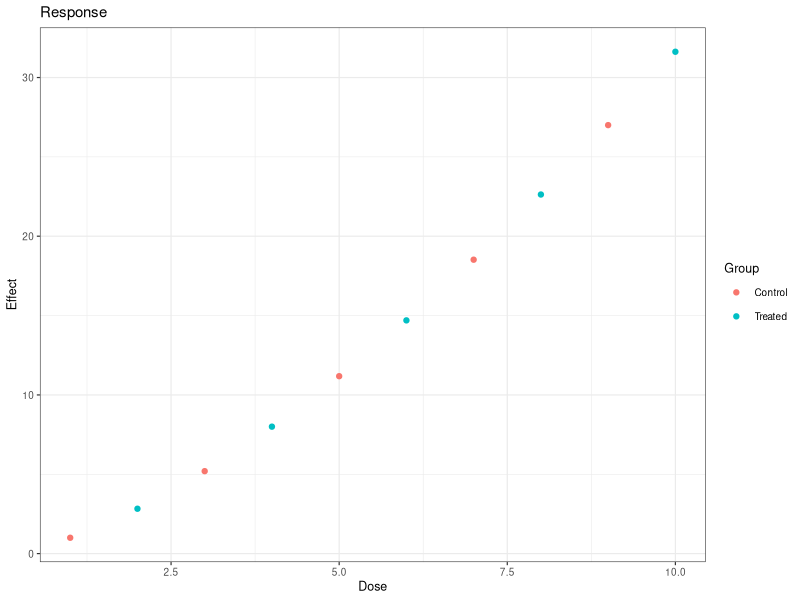

Generate this figure with R:
library(ggplot2)
df <- data.frame(x = 1:10, y = (1:10)^1.5, g = rep(c("Control", "Treated"), 5))
p <- ggplot(df, aes(x, y, colour = g)) +
  geom_point() +
  labs(title = "Response", x = "Dose", y = "Effect", colour = "Group") +
  theme_bw(base_size = 9)
ggsave(file = "fig.png", p, width = 7, height = 5)
